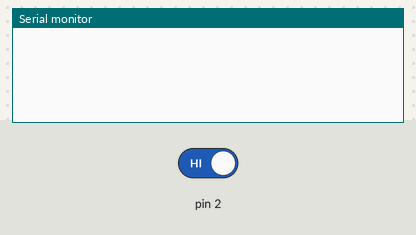
Simulated run of this sketch. Board: Arduino Uno, built with avr-gcc and run on an emulated ATmega328P. Parts: the last lines printed to the serial monitor. The test bench sets the inputs (shaded band); at power-on: pin 2 HIGH.

Above: at 1.2 s.
1.3 s: pin 2 driven LOW
At 1.37 s:
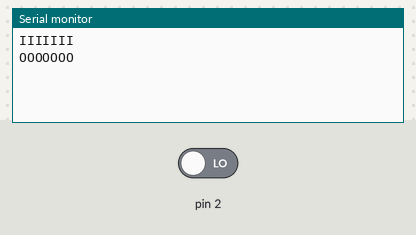
At 1.72 s:
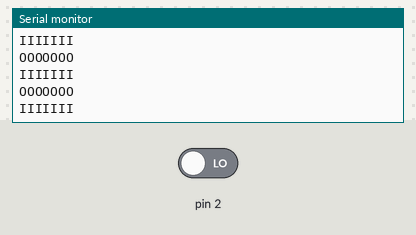

Measured:
- after the input at 1.3 s, the serial monitor: prints a new line at once (image 1)

The sketch:

IR_test.ino
```cpp
// (licence header left out)
  //Pin: G2
#define pin = 2;

void setup() {
  // put your setup code here, to run once:
  pinMode(2, INPUT);
  Serial.begin(9600);
}

void loop() {
  // put your main code here, to run repeatedly:
  bool val = digitalRead(2);

  if (val == 0){
    for (int i = 0; i < 30; i++) {
    Serial.println("IIIIIII\n");
    delay(50);
    Serial.println("OOOOOOO\n");
    delay(50);
    }
  }
}
```
